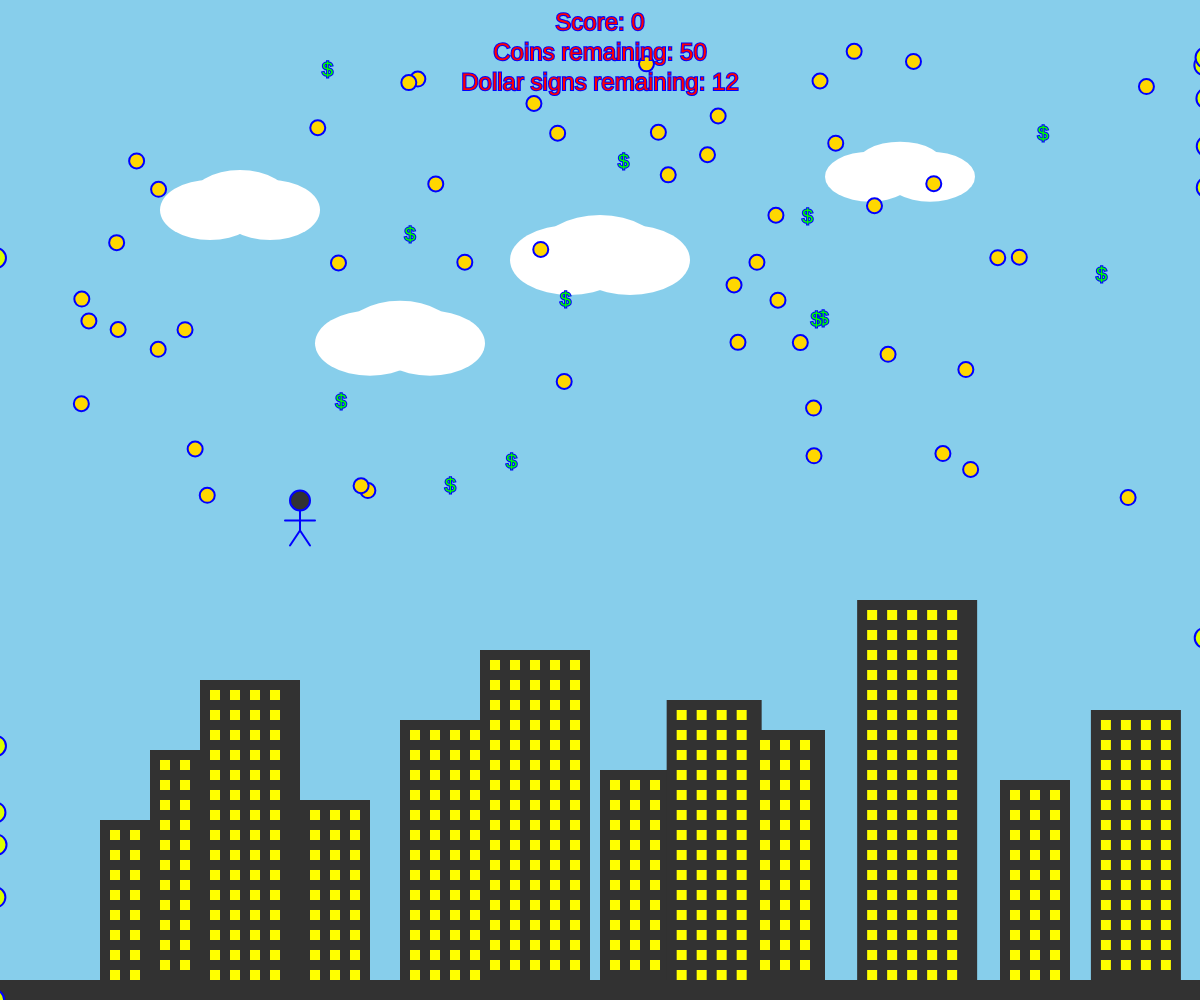
Frame 1 (no input)
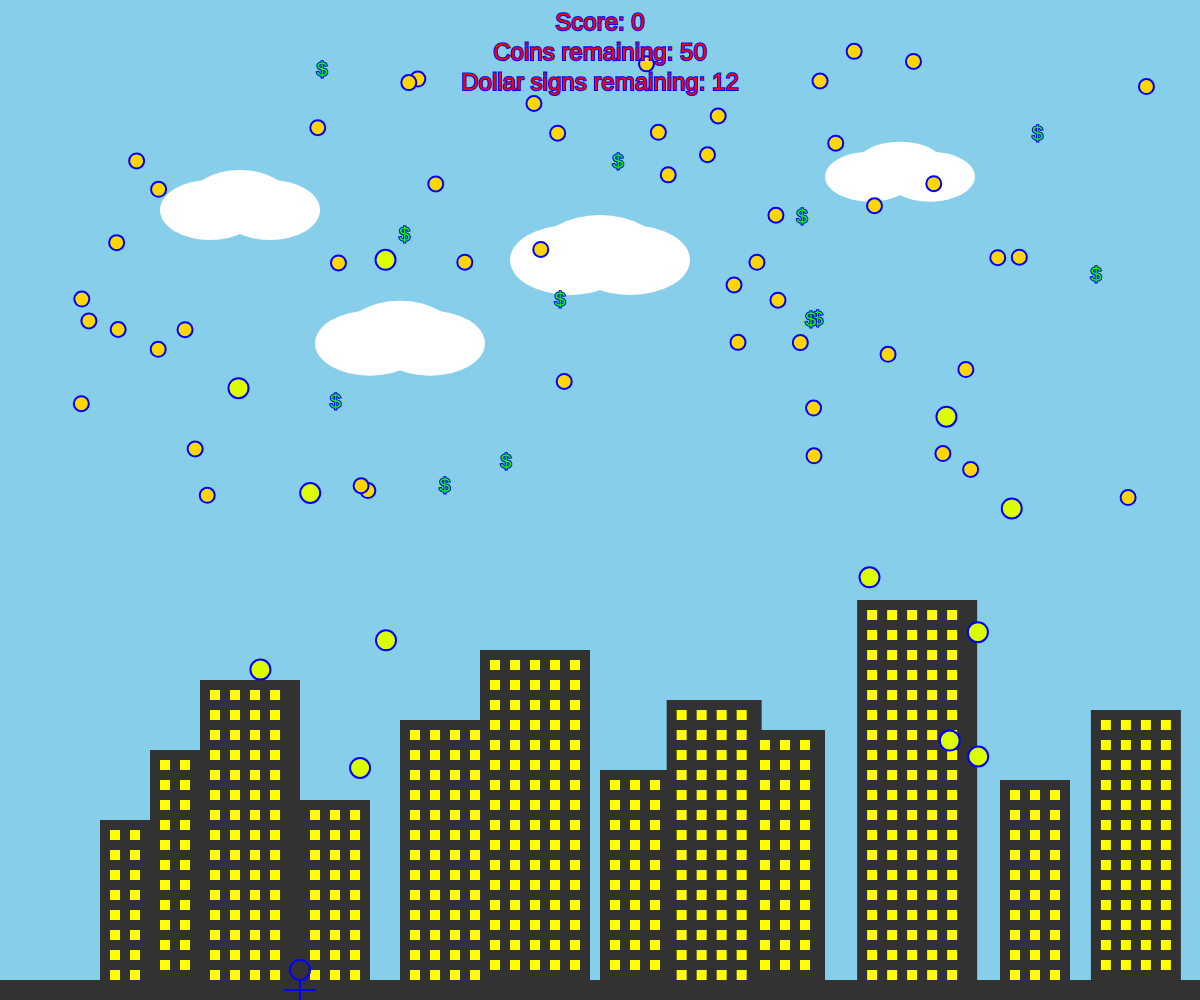
Frame 60 (no input)
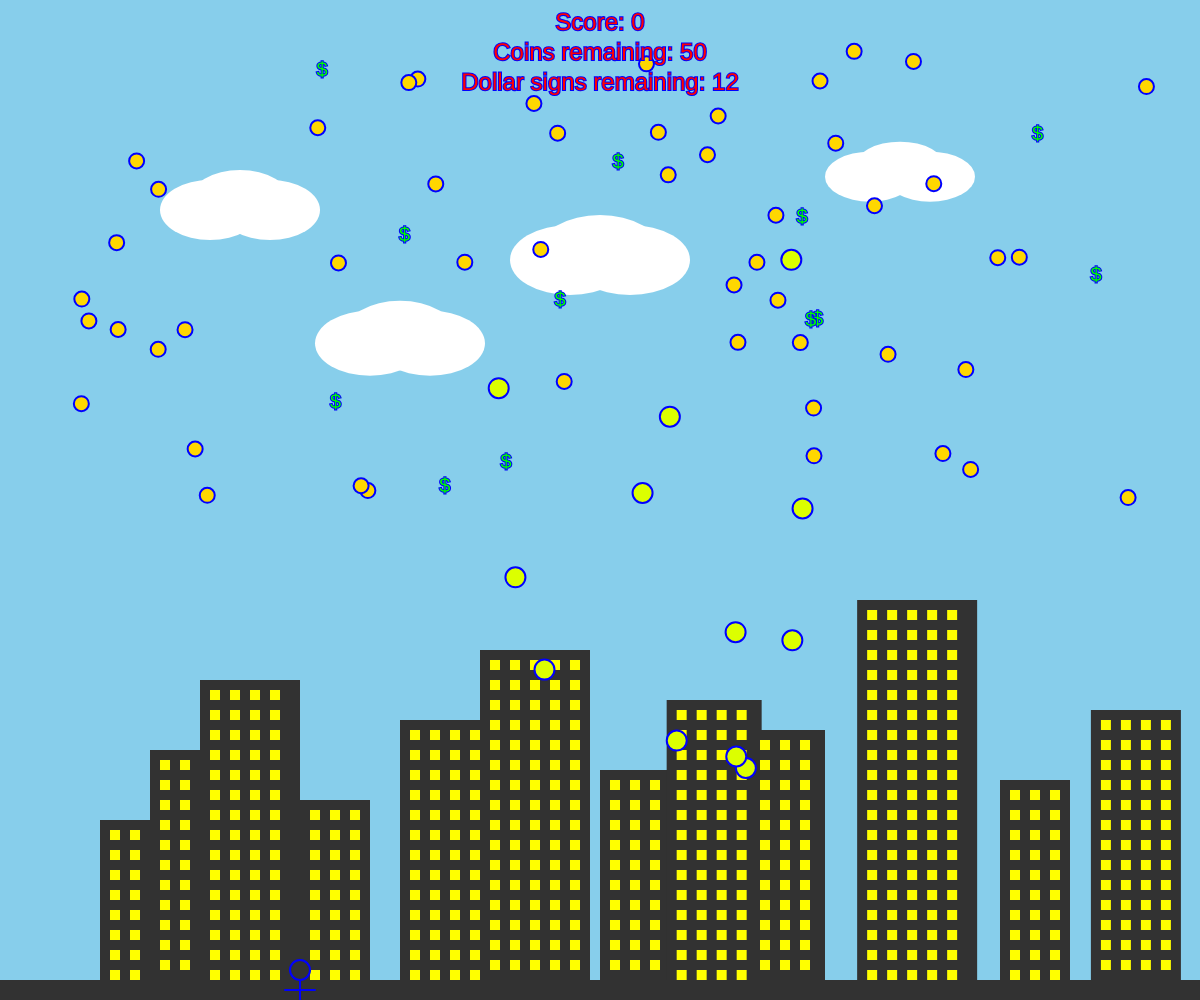
Frame 120 (the mouse pressed at the canvas centre since frame 60)

The p5.js sketch that drew these frames (run headless with seeded random() and noise() and a simulated clock; from frame 60 on, the mouse is pressed at the canvas centre):

// p5.js sketch
// ── sketch.js
let player;
let coins = [];
let balls = [];
let money = [];
let score = 0;
let gameOver = false;
let gravity = 0.5;
let jumpForce = -10;
let moveSpeed = 5;
let numItems = 12; // Doubled from 6 to 12

function setup() {
  createCanvas(windowWidth, windowHeight);
  player = {
    x: width / 4,
    y: height / 2,
    size: 30,
    velocityY: 0
  };
  
  // Create a larger number of coins (e.g., 50) that won't regenerate
  for (let i = 0; i < 50; i++) {
    coins.push({
      x: random(50, width - 50),
      y: random(50, height / 2),
      size: 15
    });
  }
  
  // Create dollar signs
  for (let i = 0; i < numItems; i++) {
    money.push({
      x: random(50, width - 50),
      y: random(50, height / 2),
      size: 20
    });
  }
  
  // Create tennis balls
  for (let i = 0; i < numItems; i++) {
    balls.push({
      x: i < numItems / 2 ? width : 0, // Half from right to left, half from left to right
      y: random(height),
      size: 20,
      speed: i < numItems / 2 ? random(3, 7) : -random(3, 7) // Random speed, direction based on position
    });
  }
}

function windowResized() {
  resizeCanvas(windowWidth, windowHeight);
}

function draw() {
  background(135, 206, 235); // Sky blue background
  
  // Draw clouds
  drawClouds();
  
  // Draw the London skyline using shapes
  drawSkyline();
  
  if (!gameOver) {
    // Player movement
    player.velocityY += gravity;
    player.y += player.velocityY;
    
    // Keep player in bounds
    if (player.y > height - player.size) {
      player.y = height - player.size;
      player.velocityY = 0;
    }
    if (player.y < 0) {
      player.y = 0;
      player.velocityY = 0;
    }
    
    // Left/Right movement
    if (keyIsDown(LEFT_ARROW)) {
      player.x -= moveSpeed;
    }
    if (keyIsDown(RIGHT_ARROW)) {
      player.x += moveSpeed;
    }
    
    // Keep player within screen bounds
    player.x = constrain(player.x, 0, width - player.size);
    
    // Draw player (stick figure)
    drawStickFigure(player.x, player.y);
    
    // Update and draw coins
    for (let i = coins.length - 1; i >= 0; i--) {
      let coin = coins[i];
      fill(255, 215, 0); // Gold color
      circle(coin.x, coin.y, coin.size);
      
      // Check collision with player
      if (dist(player.x, player.y, coin.x, coin.y) < (player.size + coin.size) / 2) {
        coins.splice(i, 1);
        score++;
      }
    }
    
    // Update and draw dollar signs
    for (let i = money.length - 1; i >= 0; i--) {
      let bill = money[i];
      fill(0, 255, 0); // Green color for dollar sign
      textSize(bill.size);
      text('$', bill.x, bill.y);
      
      // Check collision with player
      if (dist(player.x, player.y, bill.x, bill.y) < (player.size + bill.size) / 2) {
        money.splice(i, 1);
        // Remove one tennis ball
        if (balls.length > 0) {
          balls.splice(0, 1);
        }
      }
    }
    
    // Update and draw tennis balls
    for (let ball of balls) {
      ball.x += ball.speed; // Update position based on speed
      if (ball.x < -ball.size || ball.x > width + ball.size) {
        ball.x = ball.speed > 0 ? 0 : width; // Reset position based on direction
        ball.y = random(height);
      }
      
      fill(220, 255, 0); // Tennis ball color
      circle(ball.x, ball.y, ball.size);
      
      // Check collision with player
      if (dist(player.x, player.y, ball.x, ball.y) < (player.size + ball.size) / 2) {
        gameOver = true;
      }
    }
    
    // Display score and remaining items
    fill(255, 0, 0); // Red color for text
    textSize(24);
    textAlign(CENTER);
    text('Score: ' + score, width / 2, 30);
    text('Coins remaining: ' + coins.length, width / 2, 60);
    text('Dollar signs remaining: ' + money.length, width / 2, 90);
    
    // Check for win condition
    if (coins.length === 0 && money.length === 0) {
      gameOver = true;
    }
    
  } else {
    // Game Over screen
    fill(255, 0, 0); // Red color for text
    textSize(48);
    textAlign(CENTER);
    if (coins.length === 0 && money.length === 0) {
      text('You Win!', width / 2, height / 2);
    } else {
      text('Game Over!', width / 2, height / 2);
    }
    text('Score: ' + score, width / 2, height / 2 + 50);
    text('Press R to restart', width / 2, height / 2 + 100);
  }
}

function drawClouds() {
  fill(255); // White color for clouds
  noStroke();
  
  // Array of cloud positions and sizes
  let clouds = [
    {x: width / 5, y: height / 5, w: 100, h: 60},
    {x: width / 2, y: height / 4, w: 120, h: 70},
    {x: width * 3 / 4, y: height / 6, w: 90, h: 50},
    {x: width / 3, y: height / 3, w: 110, h: 65}
  ];
  
  // Draw clouds
  for (let cloud of clouds) {
    ellipse(cloud.x, cloud.y, cloud.w, cloud.h);
    ellipse(cloud.x + 30, cloud.y + 10, cloud.w, cloud.h);
    ellipse(cloud.x - 30, cloud.y + 10, cloud.w, cloud.h);
  }
}

function drawSkyline() {
  noStroke();
  fill(50); // Dark grey for buildings
  
  // Array of building positions and sizes
  let buildings = [
    {x: width / 12, w: 60, h: 180},
    {x: width / 8, w: 80, h: 250},
    {x: width / 6, w: 100, h: 320},
    {x: width / 4, w: 70, h: 200},
    {x: width / 3, w: 90, h: 280},
    {x: width / 2.5, w: 110, h: 350},
    {x: width / 2, w: 85, h: 230},
    {x: width / 1.8, w: 95, h: 300},
    {x: width / 1.6, w: 75, h: 270},
    {x: width / 1.4, w: 120, h: 400},
    {x: width / 1.2, w: 70, h: 220},
    {x: width / 1.1, w: 90, h: 290}
  ];
  
  // Draw buildings
  for (let building of buildings) {
    rect(building.x, height - building.h, building.w, building.h);
    
    // Add windows to each building
    fill(255, 255, 0); // Solid yellow windows
    let windowSize = 10;
    let spacing = 20;
    for (let wx = building.x + 10; wx < building.x + building.w - 10; wx += spacing) {
      for (let wy = height - building.h + 10; wy < height - 10; wy += spacing) {
        rect(wx, wy, windowSize, windowSize);
      }
    }
    fill(50); // Reset fill for next building
  }
  
  // Ground
  noStroke();
  fill(50);
  rect(0, height - 20, width, 20);
}

function keyPressed() {
  if (key === ' ' && !gameOver) {
    player.velocityY = jumpForce;
  }
  if (key === 'r' && gameOver) {
    // Reset game
    gameOver = false;
    score = 0;
    player.x = width / 4;
    player.y = height / 2;
    player.velocityY = 0;
    coins = [];
    balls = [];
    setup();
  }
}

function drawStickFigure(x, y) {
  stroke(0, 0, 255); // Blue color for stick figure
  strokeWeight(2);
  // Head
  circle(x, y, 20);
  // Body
  line(x, y + 10, x, y + 30);
  // Arms
  line(x - 15, y + 20, x + 15, y + 20);
  // Legs
  line(x, y + 30, x - 10, y + 45);
  line(x, y + 30, x + 10, y + 45);
}
// ── style.css
body {
    margin: 0;
    padding: 0;
    overflow: hidden; /* Prevents scrolling */
    background-color: #87CEEB; /* Matches the sky blue background */
    font-family: Arial, sans-serif;
}

canvas {
    display: block; /* Removes the gap below the canvas */
}
